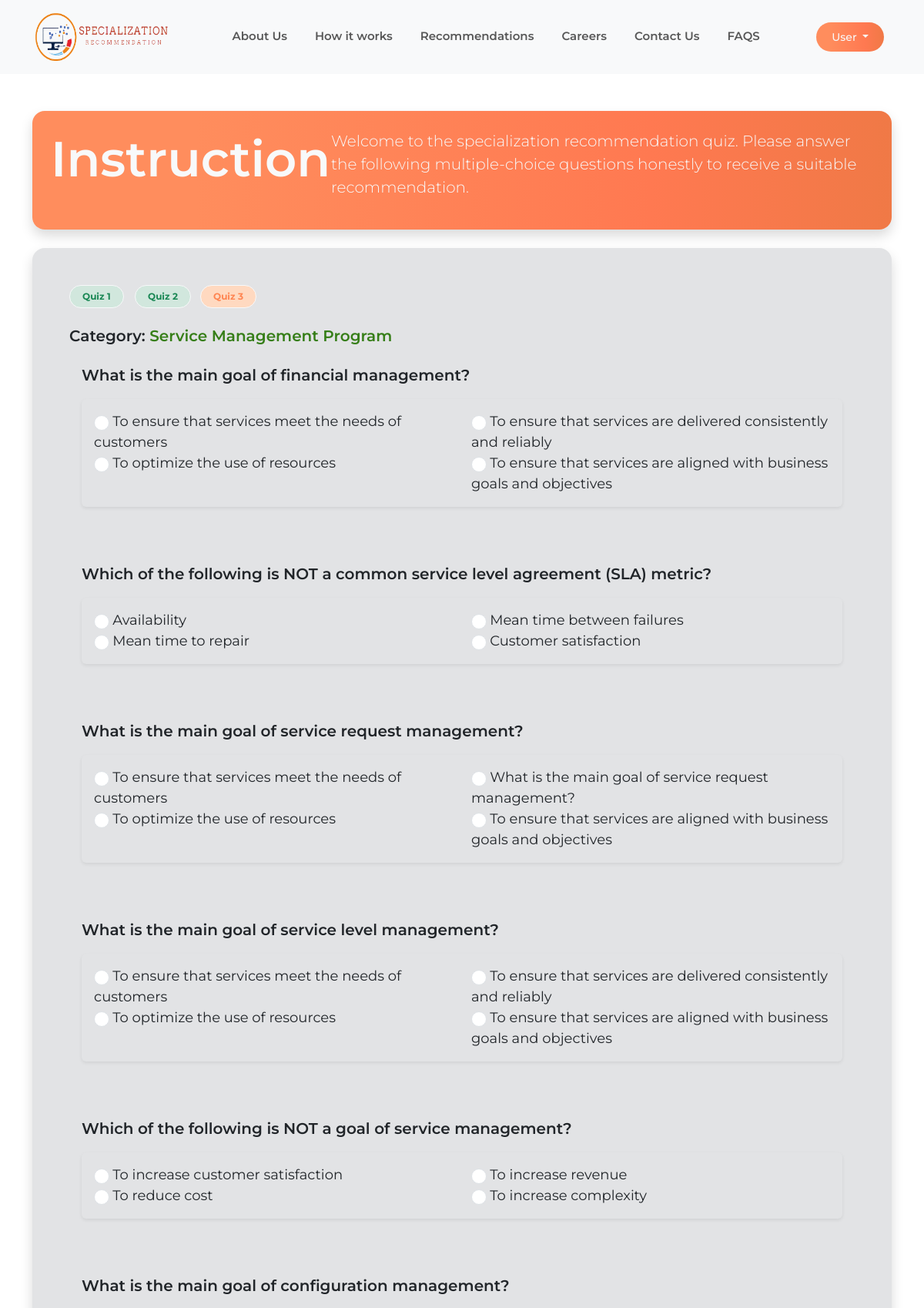
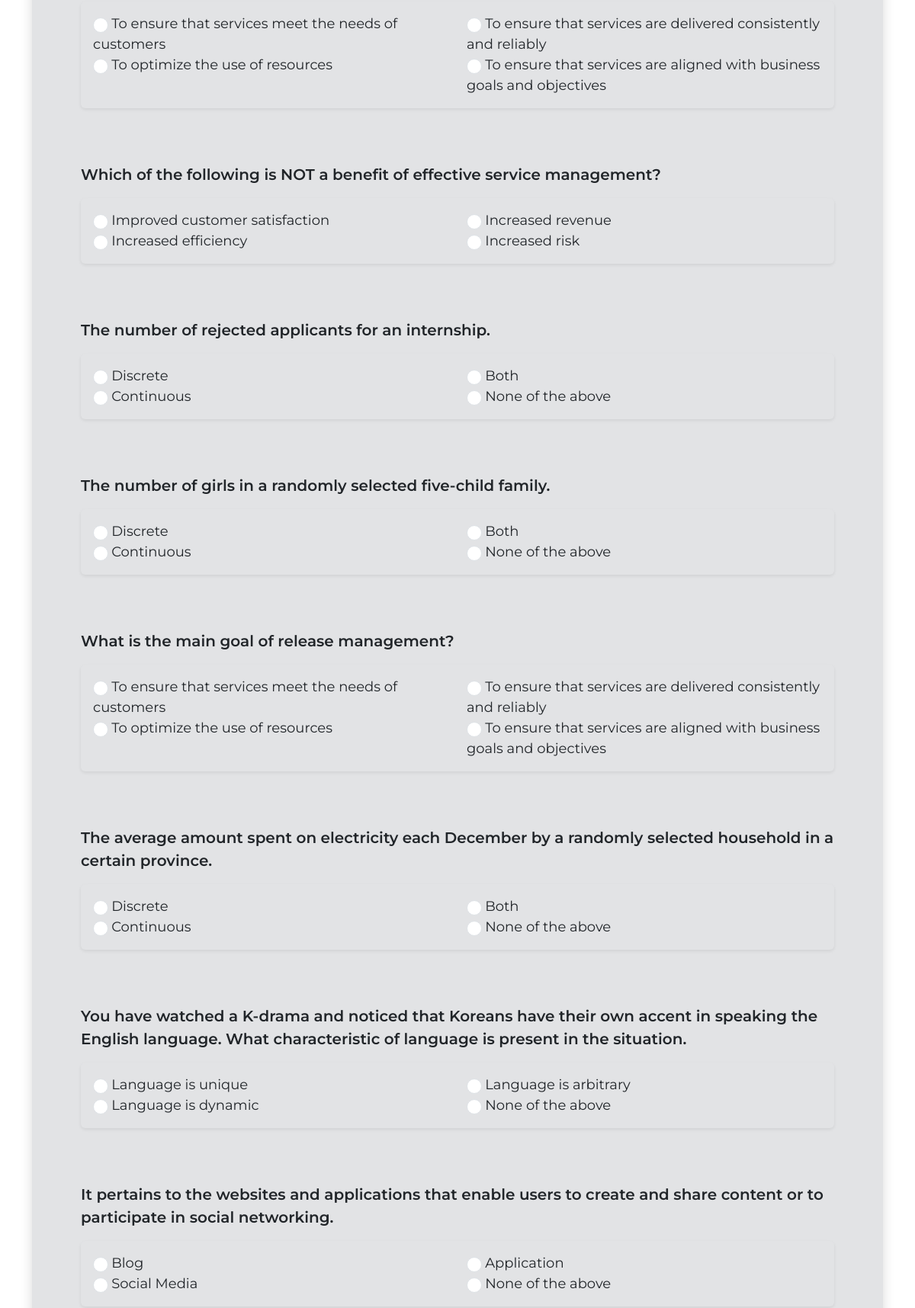
/user-logged/assessment-smp.php (signed in, upper part), run on the app's committed database (2 pictures, top to bottom).
### tables this page shows
CREATE TABLE `questions` (
  `id` int(11) NOT NULL,
  `specialization` varchar(255) NOT NULL,
  `subject` text NOT NULL,
  `question` text NOT NULL,
  `option_a` text NOT NULL,
  `option_b` text NOT NULL,
  `option_c` text NOT NULL,
  `option_d` text NOT NULL,
  `answer` text NOT NULL
);

### user-logged/assessment-smp.php (the view, shortened to what this page needs)
<?php
include "../include/config.php";
?>
<!DOCTYPE html>
<html lang="en">
<head>
    <link href="https://cdn.jsdelivr.net/npm/bootstrap@5.3.1/dist/css/bootstrap.min.css" rel="stylesheet">
    <link rel="stylesheet" href="https://cdn.jsdelivr.net/npm/bootstrap-icons@1.10.5/font/bootstrap-icons.css">
    <link rel="stylesheet" href="https://cdnjs.cloudflare.com/ajax/libs/font-awesome/6.3.0/css/all.min.css">
    <link rel="stylesheet" href="https://cdnjs.cloudflare.com/ajax/libs/font-awesome/6.4.2/css/all.min.css" />
    <link rel="stylesheet" href="../css/style.css">
</head>
<body>
    <?php include 'header.php'; ?>
    <section class="container mt-5">
        <div class="container bg-custom-color rounded-4 p-4 text-light shadow">
            <div class="row">
                <div class="col-md-4">
                    <h1 class="display-3 fw-semibold">Instruction</h1>
                </div>
                <div class="col-md-8">
                    <p class="lead">
                        Welcome to the specialization recommendation quiz. Please answer the following multiple-choice
                        questions honestly to receive a suitable recommendation.
                    </p>
                </div>
            </div>
        </div>
    </section>
    <section class="container my-4">
        <div class="container bg-secondary-subtle rouded-4 p-5 text-dark rounded-4 shadow">
            <div class="row gx-0">
                <div class="col-md-1 d-none d-md-block">
                    <span class="badge rounded-pill border border-light bg-success-subtle px-3 py-2 text-success">Quiz 1</span>
                </div>
                <div class="col-md-1 d-none d-md-block">
                    <span class="badge rounded-pill border border-light bg-success-subtle px-3 py-2 text-success">Quiz 2</span>
                </div>
                <div class="col-md-1 d-none d-md-block">
                    <span class="badge rounded-pill border border-light bg-custom-color2 px-3 py-2 custom-text-color">Quiz 3</span>
                </div>
            </div>
            <div class="my-4">
                <h5 class="fw-semibold">Category: <span>Service Management Program</span></h5>
            </div>
            <div class="container px-3">
                <?php
                $sql = "SELECT * FROM `questions` WHERE specialization='SMP'";
                $result = mysqli_query($conn, $sql);
                $questions = array();
                while ($row = mysqli_fetch_assoc($result)) {
                    $questions[] = $row;
                }
                shuffle($questions);
                echo '<form action="assessment-smp.php#divOne" method="post" enctype="multipart/form-data">';
                foreach ($questions as $question) {
                    echo '<div class="my-4">';
                        echo '<p class="lead questions fw-semibold">' . $question['question'] . '</p>';
                        echo '<div class="container bg-secondary-subtle shadow-sm rounded p-3">';
                            echo '<div class="row">';
                                echo '<div class="col-md-6">';
                                    echo '<input type="radio" class="form-check-input fs-5" name="question_' . $question['id'] . '" value="option_a" required> ' . '<span class="choices text-dark">' . $question['option_a'] . '</span>' . '<br>';
                                    echo '<input type="radio" class="form-check-input fs-5" name="question_' . $question['id'] . '" value="option_b" required> ' . '<span class="choices text-dark">' . $question['option_b'] . '</span>' . '<br>';
                                echo '</div>';
                                echo '<div class="col-md-6">';
                                    echo '<input type="radio" class="form-check-input fs-5" name="question_' . $question['id'] . '" value="option_c" required> ' . '<span class="choices text-dark">' . $question['option_c'] . '</span>' . '<br>';
                                    echo '<input type="radio" class="form-check-input fs-5" name="question_' . $question['id'] . '" value="option_d" required> ' . '<span class="choices text-dark">' . $question['option_d'] . '</span>' . '<br>';
                                echo '</div>';
                            echo '</div>';
                        echo '</div>';
                    echo '</div><br>';
                }
                echo '</form>';
                ?>
            </div>
        </div>
    </section>
</body>
</html>

### css/style.css (style rules this page uses)
* { margin: 0; padding: 0; font-family: 'Montserrat', sans-serif; }
.bg-custom-color2 { background: #FFD9C0; }
.custom-text-color { color: #FF8551; }
.bg-custom-color { background: rgb(255,141,93); background: linear-gradient(90deg, rgba(255,141,93,1) 19%, rgba(255,121,81,1) 72%, rgba(240,121,70,1) 100%); }
span { color: #367E18; }
.questions { font-size: 20px; }
.choices { font-size: 18px; }

### data on the page
questions: question "What is the main goal of financial management?", option_a "To ensure that services meet the needs of customers", option_b "To optimize the use of resources", option_c "To ensure that services are delivered consistently and reliably", option_d "To ensure that services are aligned with business goals and objectives"
questions: question "Which of the following is NOT a common service level agreement (SLA) metric?", option_a "Availability", option_b "Mean time to repair", option_c "Mean time between failures", option_d "Customer satisfaction"
questions: question "What is the main goal of service request management?", option_a "To ensure that services meet the needs of customers", option_b "To optimize the use of resources", option_c "What is the main goal of service request management?", option_d "To ensure that services are aligned with business goals and objectives"
questions: question "What is the main goal of service level management?", option_a "To ensure that services meet the needs of customers", option_b "To optimize the use of resources", option_c "To ensure that services are delivered consistently and reliably", option_d "To ensure that services are aligned with business goals and objectives"
questions: question "Which of the following is NOT a goal of service management?", option_a "To increase customer satisfaction", option_b "To reduce cost", option_c "To increase revenue", option_d "To increase complexity"
questions: question "What is the main goal of configuration management?", option_a "To ensure that services meet the needs of customers", option_b "To optimize the use of resources", option_c "To ensure that services are delivered consistently and reliably", option_d "To ensure that services are aligned with business goals and objectives"
questions: question "Which of the following is NOT a benefit of effective service management?", option_a "Improved customer satisfaction", option_b "Increased efficiency", option_c "Increased revenue", option_d "Increased risk"
questions: question "The number of rejected applicants for an internship.", option_a "Discrete", option_b "Continuous", option_c "Both", option_d "None of the above"
questions: question "The number of girls in a randomly selected five-child family.", option_a "Discrete", option_b "Continuous", option_c "Both", option_d "None of the above"
questions: question "What is the main goal of release management?", option_a "To ensure that services meet the needs of customers", option_b "To optimize the use of resources", option_c "To ensure that services are delivered consistently and reliably", option_d "To ensure that services are aligned with business goals and objectives"
questions: question "The average amount spent on electricity each December by a randomly selected household in a certain province.", option_a "Discrete", option_b "Continuous", option_c "Both", option_d "None of the above"
questions: question "You have watched a K-drama and noticed that Koreans have their own accent in speaking the English language. What characteristic of language is present in the situation.", option_a "Language is unique", option_b "Language is dynamic", option_c "Language is arbitrary", option_d "None of the above"
questions: question "It pertains to the websites and applications that enable users to create and share content or to participate in social networking.", option_a "Blog", option_b "Social Media", option_c "Application", option_d "None of the above"
